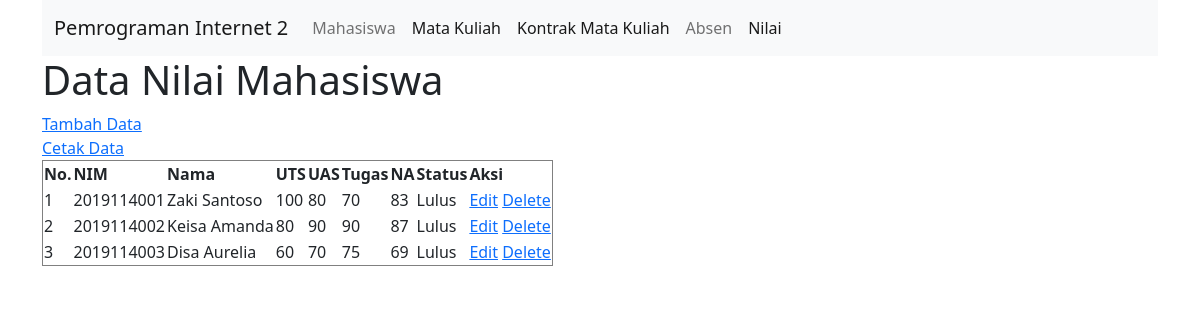
The page / on the database its author committed.
### tables this page shows
CREATE TABLE `tbl_nilai` (
  `nim` int(11) NOT NULL,
  `nama` varchar(200) DEFAULT NULL,
  `uts` int(11) DEFAULT NULL,
  `uas` int(11) DEFAULT NULL,
  `tugas` int(11) DEFAULT NULL,
  `na` int(11) DEFAULT NULL,
  `status` varchar(20) DEFAULT NULL
);

### connection.php (called while the page is built)
<?php
class Connection
{
    public function get_connection()
    {
        $host = "localhost";
        $database = "mahasiswa";
        $username = "root";
        $password = "";
        $connect = new mysqli($host, $username, $password, $database);
        return $connect;
    }
}
?>

### model.php (called while the page is built, shortened)
<?php
include 'connection.php';
class Model extends Connection
{
    public function __construct()
    {
        $this->conn = $this->get_connection();
    }
    public function tampil_data()
    {
        $sql = "SELECT * FROM tbl_nilai";
        $bind = $this->conn->query($sql);
        while ($obj = $bind->fetch_object()) {
            $baris[] = $obj;
        }
        if (!empty($baris)) {
            return $baris;
        }
    }
}

### index.php (the view, shortened to what this page needs)
<?php
include 'model.php';
$model = new Model();
$index = 1;
?>
<!doctype html>
<html lang="en">
<div class="container">
<nav class="navbar navbar-expand-lg navbar-light bg-light">
  <div class="container-fluid">
    <a class="navbar-brand" href="#">Pemrograman Internet 2</a>
    <div class="collapse navbar-collapse" id="navbarNav">
      <ul class="navbar-nav">
        <li class="nav-item">
          <a class="nav-link" aria-current="page" href="mahasiswa.php">Mahasiswa</a>
        </li>
        <li class="nav-item">
          <a class="nav-link active" href="matakuliah.php">Mata Kuliah</a>
        </li>
        <li class="nav-item">
          <a class="nav-link active" href="kontrak_mk.php">Kontrak Mata Kuliah</a>
        </li>
        <li class="nav-item">
          <a class="nav-link" href="absen.php">Absen</a>
        </li>
        <li class="nav-item">
          <a class="nav-link active" href="index.php">Nilai</a>
        </li>
      </ul>
    </div>
  </div>
</nav>
<head>
    <link href="https://cdn.jsdelivr.net/npm/bootstrap@5.0.0-beta3/dist/css/bootstrap.min.css" rel="stylesheet">
</head>
<body>
        <h1>Data Nilai Mahasiswa</h1>
        <a href="create.php">Tambah Data</a>
        <br>
        <a href="print.php" target="_blank">Cetak Data</a>
        <br>
        <table border="1">
            <thead>
                <tr>
                    <th>No.</th>
                    <th>NIM</th>
                    <th>Nama</th>
                    <th>UTS</th>
                    <th>UAS</th>
                    <th>Tugas</th>
                    <th>NA</th>
                    <th>Status</th>
                    <th>Aksi</th>
                </tr>
            </thead>
            <tbody>
                <?php
                $result = $model->tampil_data();
                if (!empty($result)) {
                    foreach ($result as $data) : ?>
                        <tr>
                            <td><?= $index++ ?></td>
                            <td><?= $data->nim ?></td>
                            <td><?= $data->nama ?></td>
                            <td><?= $data->uts ?></td>
                            <td><?= $data->uas ?></td>
                            <td><?= $data->tugas ?></td>
                            <td><?= $data->na ?></td>
                            <td><?= $data->status ?></td>
                            <td>
                                <a name="edit" id="edit" href="edit.php?nim=<?= $data->nim ?>">Edit</a>
                                <a name="hapus" id="hapus" href="process.php?nim=<?= $data->nim ?>">Delete</a>
                            </td>
                        </tr>
                    <?php endforeach;
                } else { ?>
                <tr>
                    <td colspan="9">Belum ada data pada tabel nilai mahasiswa.</td>
                </tr>
                <?php } ?>
            </tbody>
        </table>
    </div>
</body>
</html>

### rows shown on the page
tbl_nilai: nim "2019114001", nama "Zaki Santoso", uts "100", uas "80", tugas "70", na "83", status "Lulus"
tbl_nilai: nim "2019114002", nama "Keisa Amanda", uts "80", uas "90", tugas "90", na "87", status "Lulus"
tbl_nilai: nim "2019114003", nama "Disa Aurelia", uts "60", uas "70", tugas "75", na "69", status "Lulus"
